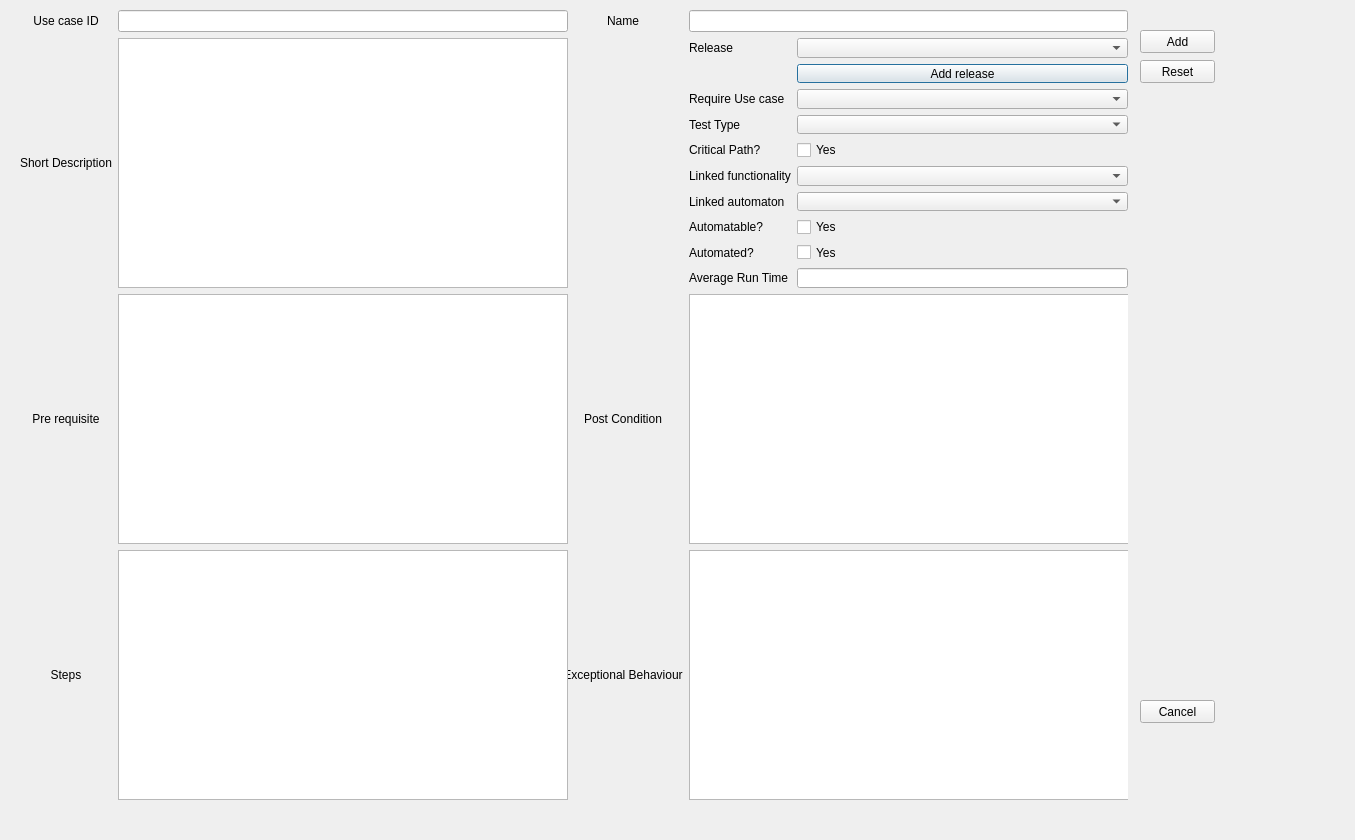
<?xml version="1.0" encoding="UTF-8"?>
<ui version="4.0">
 <class>UseCaseForm</class>
 <widget class="QDialog" name="UseCaseForm">
  <property name="geometry">
   <rect>
    <x>0</x>
    <y>0</y>
    <width>1355</width>
    <height>840</height>
   </rect>
  </property>
  <property name="windowTitle">
   <string>Dialog</string>
  </property>
  <widget class="QWidget" name="gridLayoutWidget">
   <property name="geometry">
    <rect>
     <x>20</x>
     <y>10</y>
     <width>1108</width>
     <height>790</height>
    </rect>
   </property>
   <layout class="QGridLayout" name="gridLayout" columnminimumwidth="0,0,0,0">
    <item row="2" column="2">
     <widget class="QLabel" name="label_4">
      <property name="text">
       <string>Post Condition</string>
      </property>
      <property name="alignment">
       <set>Qt::AlignCenter</set>
      </property>
     </widget>
    </item>
    <item row="0" column="0">
     <widget class="QLabel" name="label">
      <property name="text">
       <string>Use case ID</string>
      </property>
      <property name="alignment">
       <set>Qt::AlignCenter</set>
      </property>
     </widget>
    </item>
    <item row="0" column="2">
     <widget class="QLabel" name="label_2">
      <property name="text">
       <string>Name</string>
      </property>
      <property name="alignment">
       <set>Qt::AlignCenter</set>
      </property>
     </widget>
    </item>
    <item row="2" column="0">
     <widget class="QLabel" name="label_3">
      <property name="text">
       <string>Pre requisite</string>
      </property>
      <property name="alignment">
       <set>Qt::AlignCenter</set>
      </property>
     </widget>
    </item>
    <item row="3" column="0">
     <widget class="QLabel" name="label_5">
      <property name="text">
       <string>Steps</string>
      </property>
      <property name="alignment">
       <set>Qt::AlignCenter</set>
      </property>
     </widget>
    </item>
    <item row="3" column="2">
     <widget class="QLabel" name="label_6">
      <property name="text">
       <string>Exceptional Behaviour</string>
      </property>
      <property name="alignment">
       <set>Qt::AlignCenter</set>
      </property>
     </widget>
    </item>
    <item row="1" column="0">
     <widget class="QLabel" name="label_7">
      <property name="text">
       <string>Short Description</string>
      </property>
      <property name="alignment">
       <set>Qt::AlignCenter</set>
      </property>
     </widget>
    </item>
    <item row="0" column="1">
     <widget class="QLineEdit" name="useCaseID">
      <property name="minimumSize">
       <size>
        <width>450</width>
        <height>20</height>
       </size>
      </property>
     </widget>
    </item>
    <item row="0" column="3">
     <widget class="QLineEdit" name="useCaseName"/>
    </item>
    <item row="1" column="1">
     <widget class="QTextEdit" name="shortDesc">
      <property name="minimumSize">
       <size>
        <width>450</width>
        <height>250</height>
       </size>
      </property>
     </widget>
    </item>
    <item row="2" column="1">
     <widget class="QTextEdit" name="preRequisite">
      <property name="minimumSize">
       <size>
        <width>450</width>
        <height>250</height>
       </size>
      </property>
     </widget>
    </item>
    <item row="3" column="1">
     <widget class="QTextEdit" name="steps">
      <property name="minimumSize">
       <size>
        <width>450</width>
        <height>250</height>
       </size>
      </property>
     </widget>
    </item>
    <item row="2" column="3">
     <widget class="QTextEdit" name="postCondition">
      <property name="minimumSize">
       <size>
        <width>450</width>
        <height>250</height>
       </size>
      </property>
     </widget>
    </item>
    <item row="3" column="3">
     <widget class="QTextEdit" name="exceptionalBehaviour">
      <property name="minimumSize">
       <size>
        <width>450</width>
        <height>250</height>
       </size>
      </property>
     </widget>
    </item>
    <item row="1" column="3">
     <layout class="QFormLayout" name="formLayout">
      <item row="2" column="0">
       <widget class="QLabel" name="label_8">
        <property name="text">
         <string>Require Use case</string>
        </property>
       </widget>
      </item>
      <item row="2" column="1">
       <widget class="QComboBox" name="requireUseCaseCmb"/>
      </item>
      <item row="3" column="0">
       <widget class="QLabel" name="label_9">
        <property name="text">
         <string>Test Type</string>
        </property>
       </widget>
      </item>
      <item row="3" column="1">
       <widget class="QComboBox" name="testTypeCmb"/>
      </item>
      <item row="4" column="0">
       <widget class="QLabel" name="label_10">
        <property name="text">
         <string>Critical Path?</string>
        </property>
       </widget>
      </item>
      <item row="4" column="1">
       <widget class="QCheckBox" name="criticalPathCkb">
        <property name="text">
         <string>Yes</string>
        </property>
       </widget>
      </item>
      <item row="5" column="0">
       <widget class="QLabel" name="label_11">
        <property name="text">
         <string>Linked functionality</string>
        </property>
       </widget>
      </item>
      <item row="5" column="1">
       <widget class="QComboBox" name="linkFunctionalityCmb"/>
      </item>
      <item row="6" column="0">
       <widget class="QLabel" name="label_12">
        <property name="text">
         <string>Linked automaton</string>
        </property>
       </widget>
      </item>
      <item row="6" column="1">
       <widget class="QComboBox" name="linkAutomatonCmb"/>
      </item>
      <item row="7" column="0">
       <widget class="QLabel" name="label_13">
        <property name="text">
         <string>Automatable?</string>
        </property>
       </widget>
      </item>
      <item row="8" column="0">
       <widget class="QLabel" name="label_14">
        <property name="text">
         <string>Automated?</string>
        </property>
       </widget>
      </item>
      <item row="8" column="1">
       <widget class="QCheckBox" name="automatedCkb">
        <property name="text">
         <string>Yes</string>
        </property>
       </widget>
      </item>
      <item row="7" column="1">
       <widget class="QCheckBox" name="automatableCkb">
        <property name="text">
         <string>Yes</string>
        </property>
       </widget>
      </item>
      <item row="9" column="0">
       <widget class="QLabel" name="label_15">
        <property name="text">
         <string>Average Run Time</string>
        </property>
       </widget>
      </item>
      <item row="9" column="1">
       <widget class="QLineEdit" name="averageTime"/>
      </item>
      <item row="0" column="0">
       <widget class="QLabel" name="label_16">
        <property name="text">
         <string>Release</string>
        </property>
       </widget>
      </item>
      <item row="0" column="1">
       <widget class="QComboBox" name="releaseCmb">
        <property name="editable">
         <bool>false</bool>
        </property>
       </widget>
      </item>
      <item row="1" column="1">
       <widget class="QPushButton" name="releaseAdderBtn">
        <property name="text">
         <string>Add release</string>
        </property>
       </widget>
      </item>
     </layout>
    </item>
   </layout>
  </widget>
  <widget class="QPushButton" name="addBtn">
   <property name="geometry">
    <rect>
     <x>1140</x>
     <y>30</y>
     <width>75</width>
     <height>23</height>
    </rect>
   </property>
   <property name="text">
    <string>Add</string>
   </property>
  </widget>
  <widget class="QPushButton" name="resetBtn">
   <property name="geometry">
    <rect>
     <x>1140</x>
     <y>60</y>
     <width>75</width>
     <height>23</height>
    </rect>
   </property>
   <property name="text">
    <string>Reset</string>
   </property>
  </widget>
  <widget class="QPushButton" name="cancelBtn">
   <property name="geometry">
    <rect>
     <x>1140</x>
     <y>700</y>
     <width>75</width>
     <height>23</height>
    </rect>
   </property>
   <property name="text">
    <string>Cancel</string>
   </property>
  </widget>
 </widget>
 <resources/>
 <connections/>
</ui>
